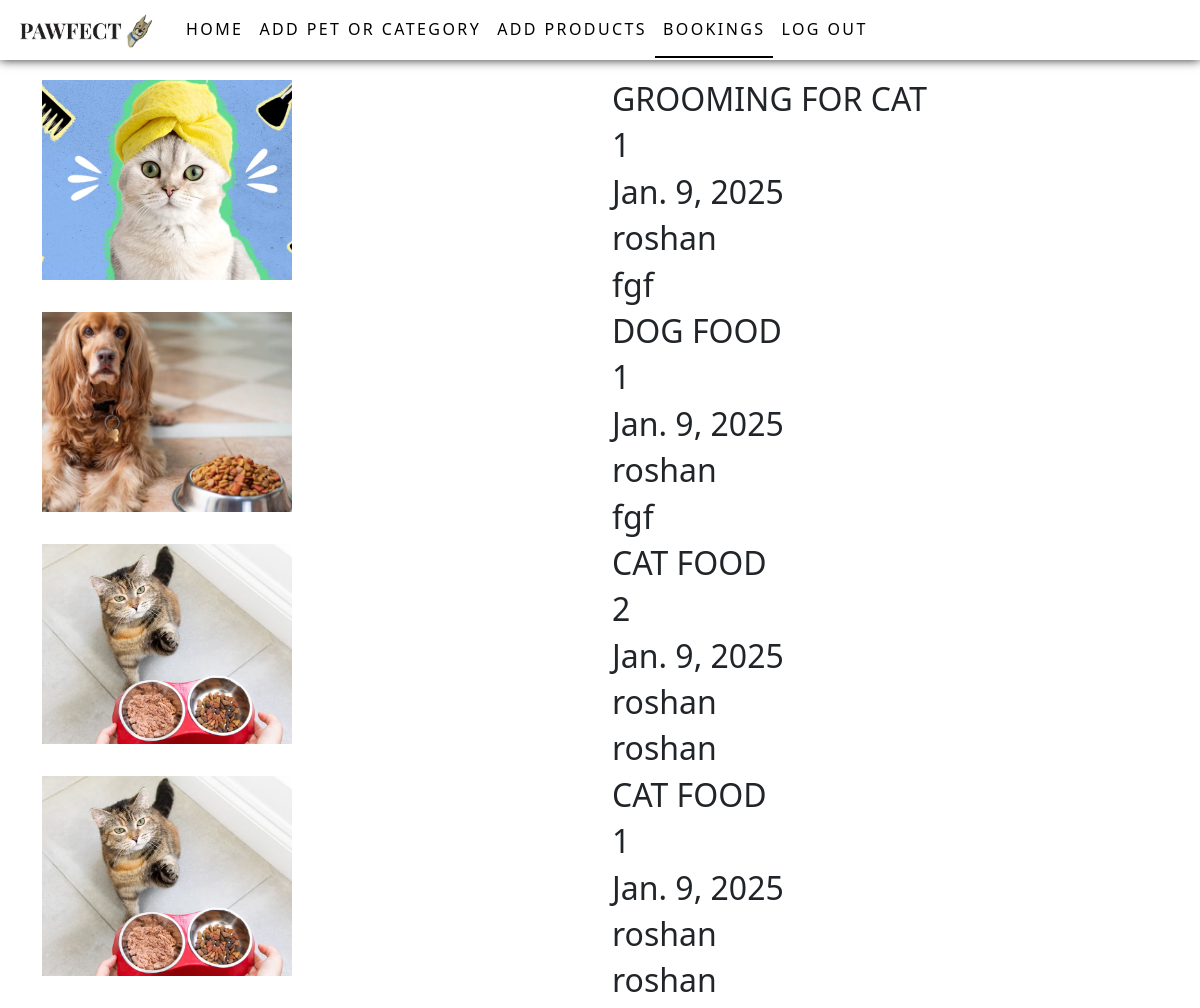
The page /booking on the database its author committed.
### app/models.py (models this page shows)
class Bookings(models.Model):
    user=models.ForeignKey(User,on_delete=models.CASCADE)
    pro=models.ForeignKey(Details,on_delete=models.CASCADE)
    qty=models.TextField()
    price=models.FloatField()
    address=models.ForeignKey(Address,on_delete=models.CASCADE)
    date=models.DateField(auto_now_add=True)

class Details(models.Model):
    product=models.ForeignKey(Product, on_delete=models.CASCADE)
    dis=models.TextField()
    price=models.IntegerField()
    ofr_per=models.FloatField()
    ofr_price=models.FloatField()
    stock=models.IntegerField()

class Product(models.Model):
    category=models.ForeignKey(Category, on_delete=models.CASCADE)
    name=models.TextField()
    img=models.FileField()
    dis=models.TextField()

class Address(models.Model):
    user=models.ForeignKey(User,on_delete=models.CASCADE)
    name=models.TextField()
    phn=models.IntegerField()
    house=models.TextField()
    street=models.TextField()
    pin=models.IntegerField()
    state=models.TextField()

### app/views.py (the view)
# urls.py: path('booking',views.booking),
def booking(req):
    data=Bookings.objects.all()[::-1]
    return render(req,'shop/bookings.html',{'data':data})

### templates/shop/bookings.html (shortened to what this page needs)
<!DOCTYPE html>
<html lang="en">
<head>
  {% load static %}
    <link href="https://cdn.jsdelivr.net/npm/bootstrap@5.3.3/dist/css/bootstrap.min.css" rel="stylesheet">
    <link rel="stylesheet" href="{% static 'css/style.css' %}">
</head>
<body>
  <nav class="navbar navbar-expand-sm  fixed-top">
    <div class="container-fluid">
      <a class="navbar-brand" href="#"><img src="{% static 'images/pawfectlogo.jpg'%}" alt="" width="150px"></a>
      <div class="collapse navbar-collapse" id="collapsibleNavbar">
        <ul class="navbar-nav">
          <li class="nav-item">
            <a class="nav-link " href="shop_home">Home</a>
          </li>
          <li class="nav-item">
            <a class="nav-link" href="add_pet">Add Pet or Category</a>
          </li>
          <li class="nav-item">
            <a class="nav-link" href="add_prod">Add Products</a>
          </li>
          <li class="nav-item">
            <a class="nav-link active" href="booking">Bookings</a>
          </li>
          <li class="nav-item">
            <a class="nav-link" href="logout">Log out</a>
          </li>
        </ul>
      </div>
    </div>
  </nav>
    <div class="container">
        {% for i in data %}
        <div class="row">
            <div class="col-lg-6">
                <img class="petPhoto" src="{{i.pro.product.img.url}}" alt="" style="width: 250px;height: 200px;object-fit: cover;">
            </div>
            <div class="col-lg-6">
                <h2>{{i.pro.product.name}}</h2>
                <h2>{{i.qty}}</h2>
                <h2>{{i.date}}</h2>
                <h2>{{i.user.first_name}}</h2>
                <h2>{{i.address.name}}</h2>
            </div>
        </div>
        {% endfor %}
    </div>
</body>
</html>

### static/css/style.css (style rules this page uses)
body { margin-top: 80px; }
.navbar { background-color: rgb(255, 255, 255); box-shadow: 0 0 10px ; height: 60px; }
.nav-link { color: rgb(0, 0, 0); text-transform: uppercase; letter-spacing: 0.15em; display: inline-block; padding: 15px 20px; position: relative; }
.active { color: black; border-bottom: 2px solid black; }

### rows shown on the page
Bookings: pro.product.img (picture), pro.product.name "GROOMING FOR CAT", qty "1", date "Jan. 9, 2025", user.first_name "roshan", address.name "fgf"
Bookings: pro.product.img (picture), pro.product.name "DOG FOOD", qty "1", date "Jan. 9, 2025", user.first_name "roshan", address.name "fgf"
Bookings: pro.product.img (picture), pro.product.name "CAT FOOD", qty "2", date "Jan. 9, 2025", user.first_name "roshan", address.name "roshan"
Bookings: pro.product.img (picture), pro.product.name "CAT FOOD", qty "1", date "Jan. 9, 2025", user.first_name "roshan", address.name "roshan"
